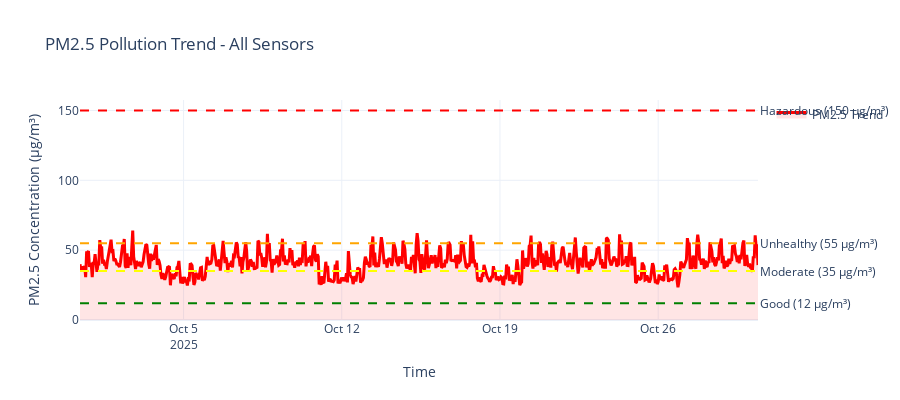
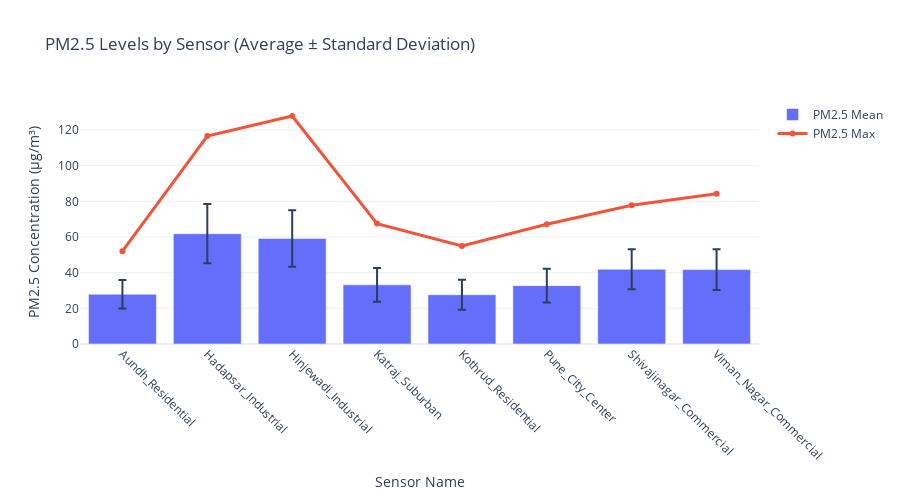

Notebook code for these charts, in order:
### Code cell
import pandas as pd
import plotly.graph_objects as go

print("📈 CREATING REAL-TIME POLLUTION TRENDS...")

def create_pollution_trends(sensor='All Sensors', pollutant='PM2.5'):
    """Create interactive pollution trend chart"""
    
    if sensor == 'All Sensors':
        plot_data = df
        title_sensor = 'All Sensors'
    else:
        plot_data = df[df['sensor_name'] == sensor]
        title_sensor = sensor
    
    # Resample to hourly averages for cleaner visualization
    hourly_data = (
        plot_data.set_index('timestamp')
        .resample('H')[pollutant]
        .mean()
        .reset_index()
    )
    
    fig = go.Figure()
    
    fig.add_trace(go.Scatter(
        x=hourly_data['timestamp'],
        y=hourly_data[pollutant],
        mode='lines',
        name=f'{pollutant} Trend',
        line=dict(color='red', width=3),
        fill='tozeroy',
        fillcolor='rgba(255,0,0,0.1)'
    ))
    
    # Add threshold lines
    thresholds = POLLUTION_THRESHOLDS.get(pollutant, {})
    colors = {'good': 'green', 'moderate': 'yellow', 'unhealthy': 'orange', 'hazardous': 'red'}
    
    for level, value in thresholds.items():
        if value > 0:
            fig.add_hline(
                y=value,
                line_dash="dash",
                line_color=colors.get(level, 'gray'),
                annotation_text=f"{level.title()} ({value} μg/m³)",
                annotation_position="right"
            )
    
    fig.update_layout(
        title=f'{pollutant} Pollution Trend - {title_sensor}',
        xaxis_title='Time',
        yaxis_title=f'{pollutant} Concentration (μg/m³)',
        height=400,
        showlegend=True,
        template='plotly_white'
    )
    
    return fig


# ============================================================
# ✅ SENSOR COMPARISON FUNCTION (CORRECTED)
# ============================================================
print("📍 CREATING SENSOR COMPARISON CHART...")

def create_sensor_comparison(pollutant='PM2.5'):
    """Compare pollution levels across sensors"""
    
    sensor_stats = (
        df.groupby('sensor_name')[pollutant]
        .agg(['mean', 'std', 'max', 'min'])
        .reset_index()
    )
    
    fig = go.Figure()
    
    fig.add_trace(go.Bar(
        x=sensor_stats['sensor_name'],
        y=sensor_stats['mean'],
        name=f'{pollutant} Mean',
        error_y=dict(type='data', array=sensor_stats['std'], visible=True)
    ))
    
    fig.add_trace(go.Scatter(
        x=sensor_stats['sensor_name'],
        y=sensor_stats['max'],
        mode='lines+markers',
        name=f'{pollutant} Max',
        line=dict(width=3)
    ))
    
    fig.update_layout(
        title=f'{pollutant} Levels by Sensor (Average ± Standard Deviation)',
        xaxis_title='Sensor Name',
        yaxis_title=f'{pollutant} Concentration (μg/m³)',
        height=500,
        template='plotly_white'
    )
    
    # ✅ Correct method name
    fig.update_xaxes(tickangle=45)
    
    return fig


# ============================================================
# Run and display charts
# ============================================================
trend_fig = create_pollution_trends()
trend_fig.show()

comparison_fig = create_sensor_comparison()
comparison_fig.show()

### Figure 1 — Plotly figure (JSON) as saved in the notebook; plotly's stock layout.template omitted (floating-point values rounded to 4 significant figures; data arrays with more than 128 entries replaced by an {"elided": "..."} marker saying what was removed)
{"data": [{"fill": "tozeroy", "fillcolor": "rgba(255,0,0,0.1)", "line": {"color": "red", "width": 3}, "mode": "lines", "name": "PM2.5 Trend", "type": "scatter", "x": {"elided": "721 str values"}, "y": {"elided": "721 float values"}}], "layout": {"annotations": [{"showarrow": false, "text": "Good (12 μg/m³)", "x": 1, "xanchor": "left", "xref": "x domain", "y": 12, "yanchor": "middle", "yref": "y"}, {"showarrow": false, "text": "Moderate (35 μg/m³)", "x": 1, "xanchor": "left", "xref": "x domain", "y": 35, "yanchor": "middle", "yref": "y"}, {"showarrow": false, "text": "Unhealthy (55 μg/m³)", "x": 1, "xanchor": "left", "xref": "x domain", "y": 55, "yanchor": "middle", "yref": "y"}, {"showarrow": false, "text": "Hazardous (150 μg/m³)", "x": 1, "xanchor": "left", "xref": "x domain", "y": 150, "yanchor": "middle", "yref": "y"}], "height": 400, "shapes": [{"line": {"color": "green", "dash": "dash"}, "type": "line", "x0": 0, "x1": 1, "xref": "x domain", "y0": 12, "y1": 12, "yref": "y"}, {"line": {"color": "yellow", "dash": "dash"}, "type": "line", "x0": 0, "x1": 1, "xref": "x domain", "y0": 35, "y1": 35, "yref": "y"}, {"line": {"color": "orange", "dash": "dash"}, "type": "line", "x0": 0, "x1": 1, "xref": "x domain", "y0": 55, "y1": 55, "yref": "y"}, {"line": {"color": "red", "dash": "dash"}, "type": "line", "x0": 0, "x1": 1, "xref": "x domain", "y0": 150, "y1": 150, "yref": "y"}], "showlegend": true, "title": {"text": "PM2.5 Pollution Trend - All Sensors"}, "xaxis": {"title": {"text": "Time"}}, "yaxis": {"title": {"text": "PM2.5 Concentration (μg/m³)"}}}}

### Figure 2 — Plotly figure (JSON) as saved in the notebook; plotly's stock layout.template omitted (floating-point values rounded to 4 significant figures)
{"data": [{"error_y": {"array": [8.027, 16.62, 15.85, 9.426, 8.473, 9.445, 11.17, 11.48], "type": "data", "visible": true}, "name": "PM2.5 Mean", "type": "bar", "x": ["Aundh_Residential", "Hadapsar_Industrial", "Hinjewadi_Industrial", "Katraj_Suburban", "Kothrud_Residential", "Pune_City_Center", "Shivajinagar_Commercial", "Viman_Nagar_Commercial"], "y": [27.9, 61.87, 59.18, 33.18, 27.62, 32.73, 41.94, 41.72]}, {"line": {"width": 3}, "mode": "lines+markers", "name": "PM2.5 Max", "type": "scatter", "x": ["Aundh_Residential", "Hadapsar_Industrial", "Hinjewadi_Industrial", "Katraj_Suburban", "Kothrud_Residential", "Pune_City_Center", "Shivajinagar_Commercial", "Viman_Nagar_Commercial"], "y": [52.08, 116.7, 127.9, 67.52, 54.97, 67.15, 77.81, 84.26]}], "layout": {"height": 500, "title": {"text": "PM2.5 Levels by Sensor (Average ± Standard Deviation)"}, "xaxis": {"tickangle": 45, "title": {"text": "Sensor Name"}}, "yaxis": {"title": {"text": "PM2.5 Concentration (μg/m³)"}}}}
